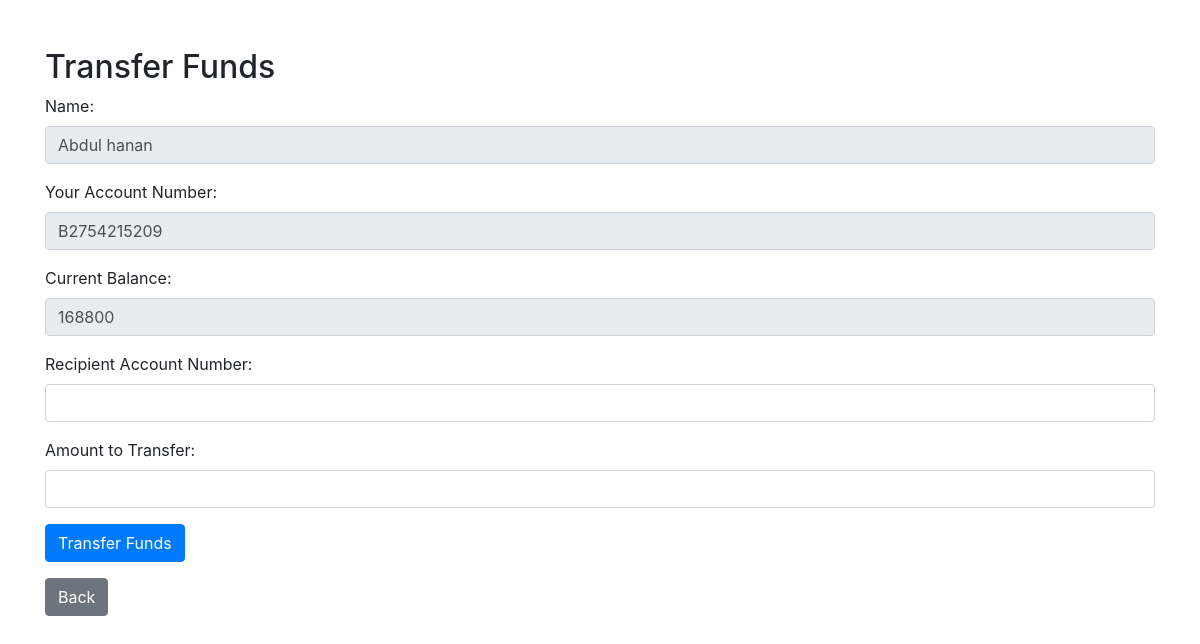
Screenshot of /transfer_funds.php (signed in) with the database file from the repository.
### tables this page shows
CREATE TABLE `users` (
  `id` int(11) NOT NULL,
  `name` varchar(255) NOT NULL,
  `father_name` varchar(255) NOT NULL,
  `address` text NOT NULL,
  `mobile_number` varchar(20) NOT NULL,
  `email` varchar(255) NOT NULL,
  `password` varchar(255) NOT NULL,
  `balance` double NOT NULL DEFAULT 0,
  `account_type` varchar(50) NOT NULL,
  `account_number` varchar(50) NOT NULL,
  `bank_name` varchar(255) NOT NULL,
  `created_at` timestamp NOT NULL DEFAULT current_timestamp()
);

### transfer_funds.php (the view, shortened to what this page needs)
<?php
include "db_connection.php";
$email = $_SESSION['email'];
$stmt = $conn->prepare("SELECT name, account_number, balance FROM users WHERE email = ?");
$stmt->bind_param("s", $email);
$stmt->execute();
$stmt->bind_result($name, $account_number, $balance);
?>
<!DOCTYPE html>
<html lang="en">
<head>
    <link href="https://stackpath.bootstrapcdn.com/bootstrap/4.5.2/css/bootstrap.min.css" rel="stylesheet">
</head>
<body>
    <div class="container mt-5">
        <h2>Transfer Funds</h2>
        <form action="" method="post">
            <div class="form-group">
                <label for="name">Name:</label>
                <input type="text" class="form-control" id="name" value="<?php echo htmlspecialchars($name); ?>" readonly>
            </div>
            <div class="form-group">
                <label for="account_number">Your Account Number:</label>
                <input type="text" class="form-control" id="account_number" value="<?php echo htmlspecialchars($account_number); ?>" readonly>
            </div>
            <div class="form-group">
                <label for="balance">Current Balance:</label>
                <input type="text" class="form-control" id="balance" value="<?php echo htmlspecialchars($balance); ?>" readonly>
            </div>
            <div class="form-group">
                <label for="recipient_account">Recipient Account Number:</label>
                <input type="text" class="form-control" id="recipient_account" name="recipient_account" required>
            </div>
            <div class="form-group">
                <label for="transfer_amount">Amount to Transfer:</label>
                <input type="number" class="form-control" id="transfer_amount" name="transfer_amount" step="0.01" required>
            </div>
            <button type="submit" class="btn btn-primary">Transfer Funds</button>
        </form>
        <a href="transactions.php" class="btn btn-secondary mt-3">Back</a>
    </div>
</body>
</html>

### rows the page displays
users: name "Abdul hanan", account_number "B2754215209", balance "168800"
